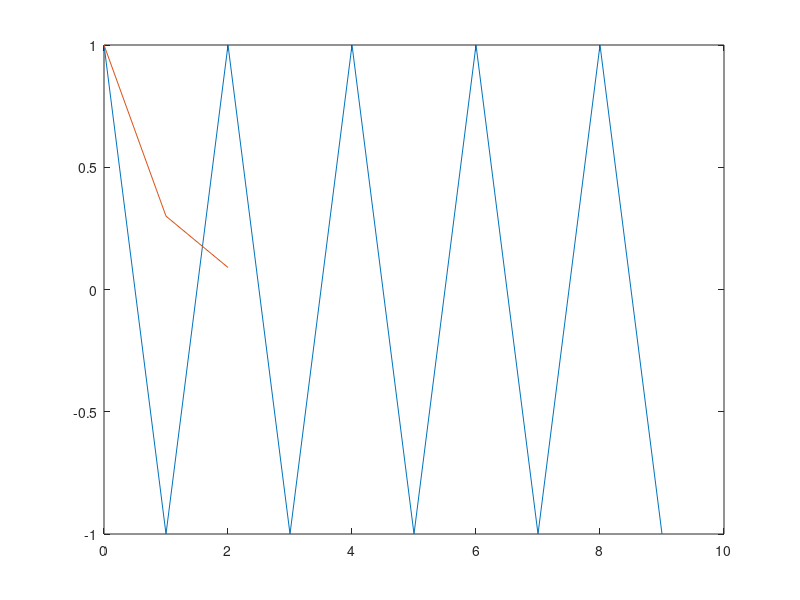
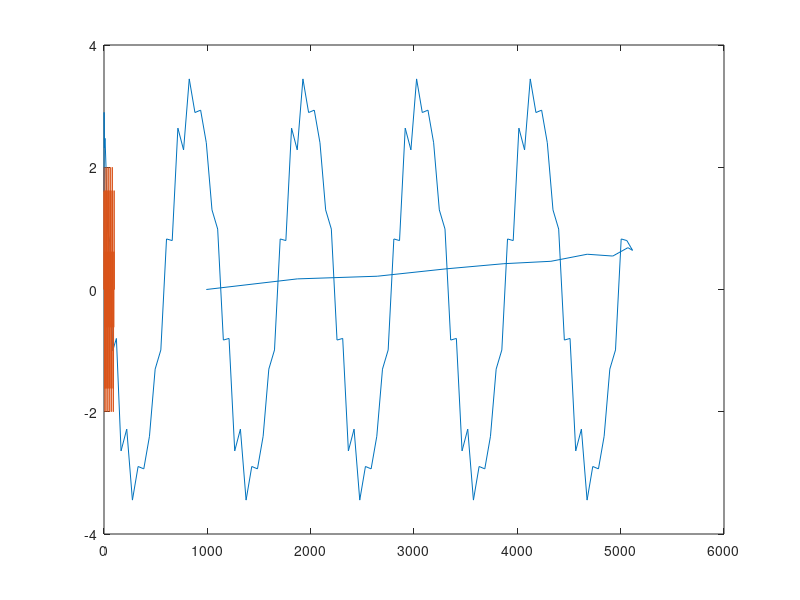
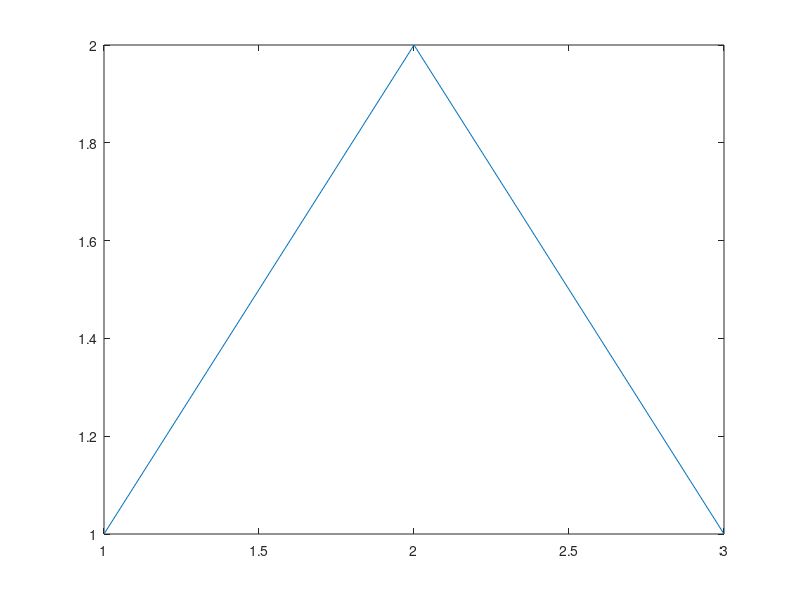
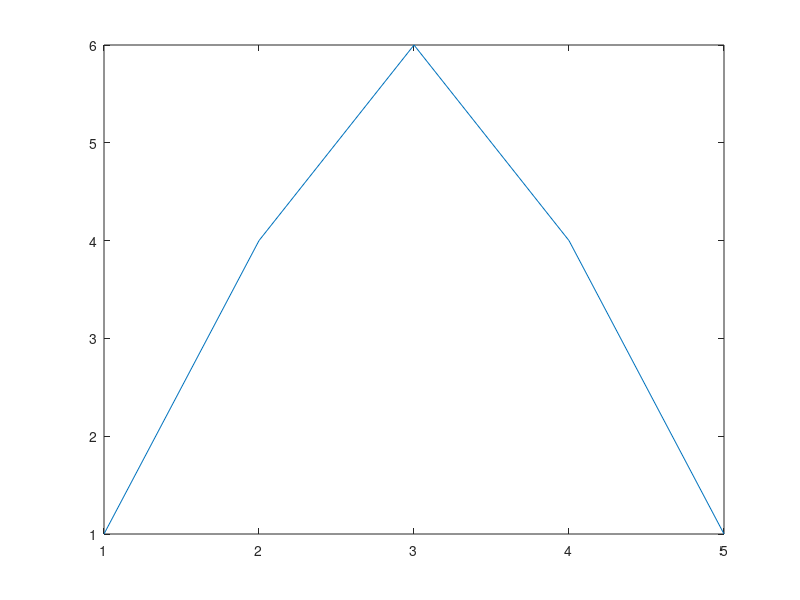

Write MATLAB code to recreate these figures, in order.
% Part 2
% 2.1.1
n1 = 0:9;
n2 = 0:2;
h1 = (-1).^n1;
h2 = 0.3.^n2;
figure(1), plot(n1,h1,n2,h2);
% 2.1.2
n3 = 0:99;
n4 = 0:10;
xn3 = cos(0.1*pi*n3) + cos(0.9*pi*n3);
hn4 = (0.8).^n4;
xnhn = conv(xn3,hn4);
rangexnhn = conv(n3,n4);
figure(2), plot(rangexnhn,xnhn,n3,xn3);
% 2.2.1
xn5 = [1 1];
yn5 = conv(xn5,xn5);
figure(3), plot(yn5);
% 2.2.2
yn6 = conv(xn5,yn5);
yn7 = conv(xn5,yn6);
figure(4), plot(yn7);
% 2.2.3
ynn = conv(xn5,xn5)
for i = 2:100
    ynn = conv(xn5,ynn)
end
figure(5), plot(ynn);
